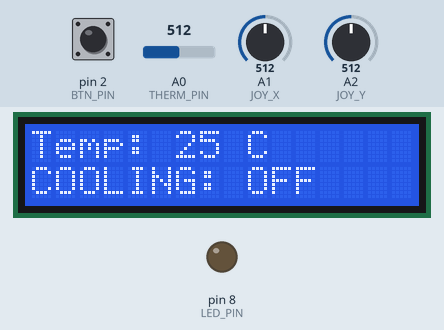
A sketch run on a simulated Arduino Uno, built with avr-gcc and run on an emulated ATmega328P. Shown: 16×2 character LCD, output pins drawn as LEDs (lit = HIGH). The test bench sets the inputs (shaded band); at power-on: A0 (THERM_PIN) = 512, pin 2 (BTN_PIN) HIGH, A2 (JOY_Y) = 512, A1 (JOY_X) = 512. What the sketch prints to the serial monitor is not drawn.

Above: at 4.2 s.
4.3 s: A0 (THERM_PIN) set to 560
At 4.7 s:
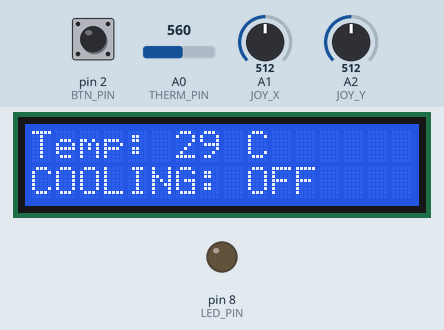
7.3 s: pin 2 (BTN_PIN) pulled LOW for 3.2 s
At 11.6 s:
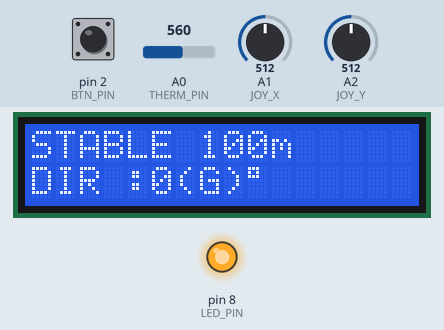
12.1 s: A2 (JOY_Y) set to 535
At 12.9 s:
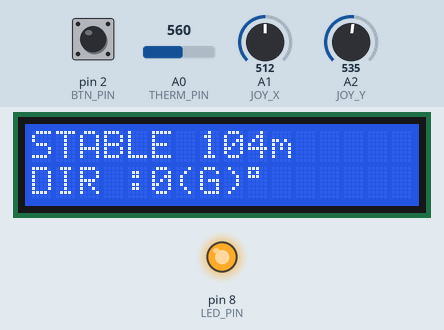
13.6 s: A2 (JOY_Y) set to 560
At 14.3 s:
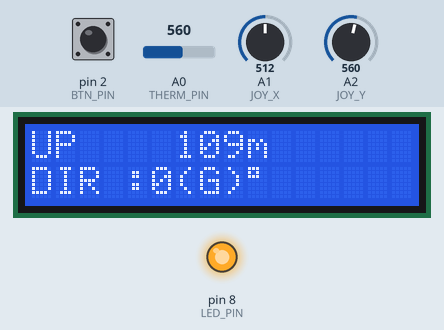
15.1 s: A1 (JOY_X) set to 493
At 16.2 s:
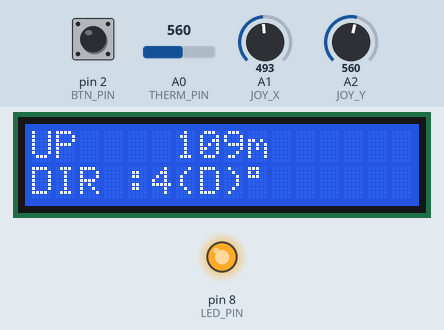
16.6 s: A2 (JOY_Y) set to 540
At 18.1 s:
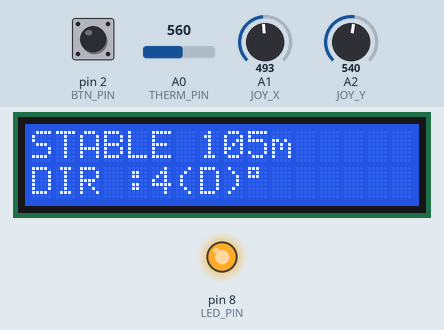
Timing chart, 0 to 19.1 s (numbered marks = the images above; inputs shaded):
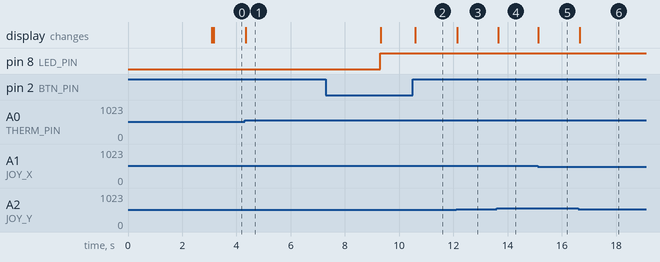

The sketch:

sketch_mar19b.ino
```cpp
#include <LCD_I2C.h>

#define BTN_PIN 2
#define LED_PIN 8
#define THERM_PIN A0
#define JOY_X A1
#define JOY_Y A2

LCD_I2C lcd(0x27, 16, 2);


int valeurX = 0;
int valeurY = 0;

int altitude = 0;
int angle = 0;

bool AC = false;

unsigned long previousMillis = 0;
unsigned long previousSerial = 0;

const long interval = 5000;
const long intervalSerial = 100;

int limiteON = 25;
int limiteOFF = 23;

int etatBouton = 0;
int dernierEtatBouton = 0;
int page = 0;


float R1 = 10000;
float logR2, R2, T;
float c1 = 1.129148e-03, c2 = 2.34125e-04, c3 = 8.76741e-08;
int Tc;

long numeroEtd = 1970812;


void setup() {
  Serial.begin(115200);
  lcd.begin();
  lcd.backlight();

  pinMode(LED_PIN, OUTPUT);
  pinMode(BTN_PIN, INPUT_PULLUP);

  ecran_depart();
}


void loop() {
  lireJoystick();
  gestionBouton();

  if (page == 0) {
    afficherJoystick();
  } else {
    lireTemperature();
    afficherTemperature();
  }

  envoyerSerie();
}


void ecran_depart() {

  uint8_t symbole12[8]=
{
    0b01000,
    0b11000,
    0b01000,
    0b01111,
    0b11001,
    0b11101,
    0b00010,
    0b01111,
};

uint8_t dessin[8]=
{
    0b00000,
    0b01110,
    0b11111,
    0b10101,
    0b11111,
    0b01110,
    0b01110,
    0b00000,
};


  lcd.clear();
  lcd.print("Toure");
  lcd.createChar(0, symbole12);
  lcd.createChar(1, dessin);
  lcd.setCursor(0,1);
  lcd.write(1);
  lcd.setCursor(15,1);
  lcd.write(0);
  delay(3000);
  lcd.clear();
}


void lireTemperature() {

  int Vo = analogRead(THERM_PIN);

  R2 = R1 * (1023.0 / (float)Vo - 1.0);
  logR2 = log(R2);
  T = (1.0 / (c1 + c2*logR2 + c3*pow(logR2,3)));
  Tc = T - 273.15;

  unsigned long currentMillis = millis();

  if (Tc > limiteON) {
    if (currentMillis - previousMillis >= interval) {
      AC = true;
      digitalWrite(LED_PIN, HIGH);
    }
  }
  else if (Tc < limiteOFF) {
    if (currentMillis - previousMillis >= interval) {
      AC = false;
      digitalWrite(LED_PIN, LOW);
    }
  }
  else {
    previousMillis = currentMillis;
  }
}


void afficherTemperature() {
  lcd.setCursor(0,0);
  lcd.print("Temp: ");
  lcd.print(Tc);
  lcd.print(" C   ");

  lcd.setCursor(0,1);
  lcd.print("COOLING: ");
  lcd.print(AC ? "ON " : "OFF");
}


void lireJoystick() {
  valeurX = analogRead(JOY_X);
  valeurY = analogRead(JOY_Y);

  altitude = map(valeurY, 0, 1023, 0, 200);
  angle = map(valeurX, 0, 1023, -90, 90);
}


void afficherJoystick() {

  lcd.setCursor(0,0);

  if (valeurY > 550) {
    lcd.print("UP   ");
  } else if (valeurY < 470) {
    lcd.print("DOWN ");
  } else {
    lcd.print("STABLE");
  }

  lcd.print(" ");
  lcd.print(altitude);
  lcd.print("m   ");

  lcd.setCursor(0,1);
  lcd.print("DIR :");
  if (angle >= 0) {
    lcd.print(angle);
    lcd.print("(G)");
  } else {
    lcd.print(-angle);
    lcd.print("(D)");
  }

  lcd.print((char)223);
  lcd.print("     ");
}


void gestionBouton() {
  etatBouton = digitalRead(BTN_PIN);

  if (etatBouton != dernierEtatBouton) {
    delay(50);

    if (etatBouton == HIGH) {
      page = !page;
      lcd.clear();
    }
  }
  dernierEtatBouton = etatBouton;
}


void envoyerSerie() {
  unsigned long currentMillis = millis();

  if (currentMillis - previousSerial >= intervalSerial) {
    previousSerial = currentMillis;

    Serial.print("etd:");
    Serial.print(numeroEtd);
    Serial.print(",x:");
    Serial.print(valeurX);
    Serial.print(",y:");
    Serial.print(valeurY);
    Serial.print(",sys:");
    Serial.println(AC ? 1 : 0);
  }
}
```

Measured:
- the behaviour switches between 550 and 551 on A2 (JOY_Y) (found by bisection; images 3 and 4)
- the behaviour switches between 512 and 511 on A1 (JOY_X) (found by bisection; images 4 and 5)
- after the input at 4.3 s, the display: changes at once (image 1)
- after the input at 7.3 s, the display: first differs from a run without the input after 3.3 s (image 2)
- after the input at 12.1 s, the display: changes at once (image 3)
- after the input at 13.6 s, the display: changes at once (image 4)
- after the input at 15.1 s, the display: changes at once (image 5)
- after the input at 16.6 s, the display: changes after 0.05 s (image 6)
